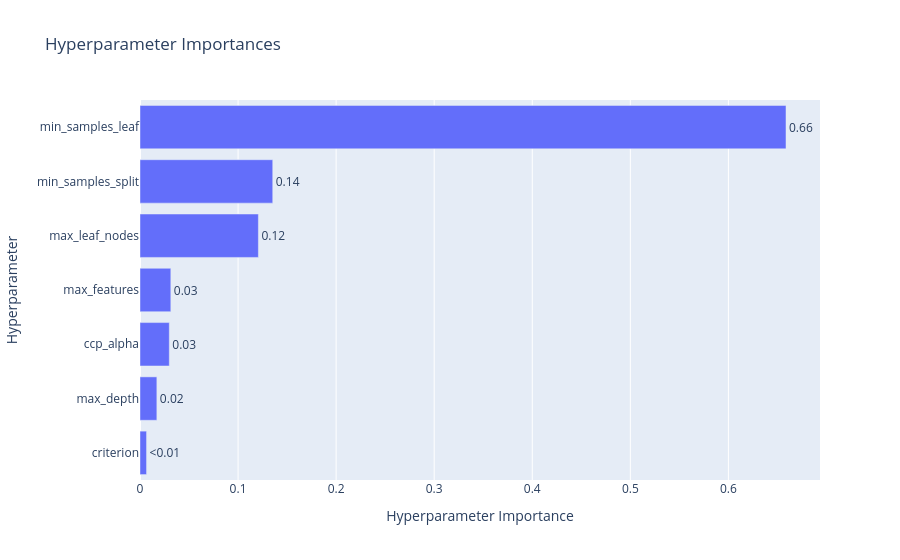

The cell this chart's notebook holds for it:
### Code cell
# Plot of which hyperparameters were the most important
plot_param_importances(cstudy).show()

### Figure 1 — Plotly figure (JSON) as saved in the notebook; plotly's stock layout.template omitted (floating-point values rounded to 4 significant figures)
{"data": [{"cliponaxis": false, "hovertemplate": ["criterion (CategoricalDistribution): 0.006692746401822644<extra></extra>", "max_depth (CategoricalDistribution): 0.01719382082936348<extra></extra>", "ccp_alpha (FloatDistribution): 0.029877827021743773<extra></extra>", "max_features (CategoricalDistribution): 0.031424566008858616<extra></extra>", "max_leaf_nodes (IntDistribution): 0.12071605926707521<extra></extra>", "min_samples_split (IntDistribution): 0.135359146441311<extra></extra>", "min_samples_leaf (IntDistribution): 0.6587358340298254<extra></extra>"], "name": "Objective Value", "orientation": "h", "text": ["<0.01", "0.02", "0.03", "0.03", "0.12", "0.14", "0.66"], "textposition": "outside", "type": "bar", "x": [0.006693, 0.01719, 0.02988, 0.03142, 0.1207, 0.1354, 0.6587], "y": ["criterion", "max_depth", "ccp_alpha", "max_features", "max_leaf_nodes", "min_samples_split", "min_samples_leaf"]}], "layout": {"title": {"text": "Hyperparameter Importances"}, "xaxis": {"title": {"text": "Hyperparameter Importance"}}, "yaxis": {"title": {"text": "Hyperparameter"}}}}
